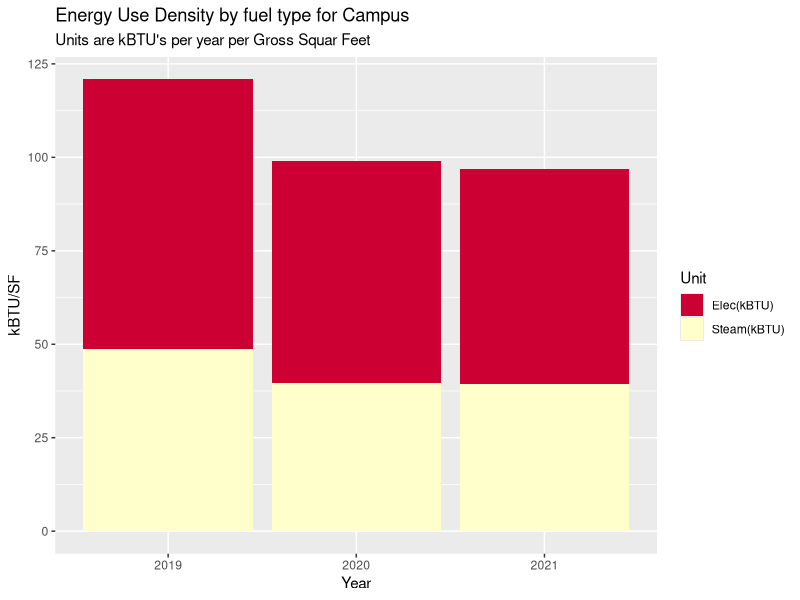
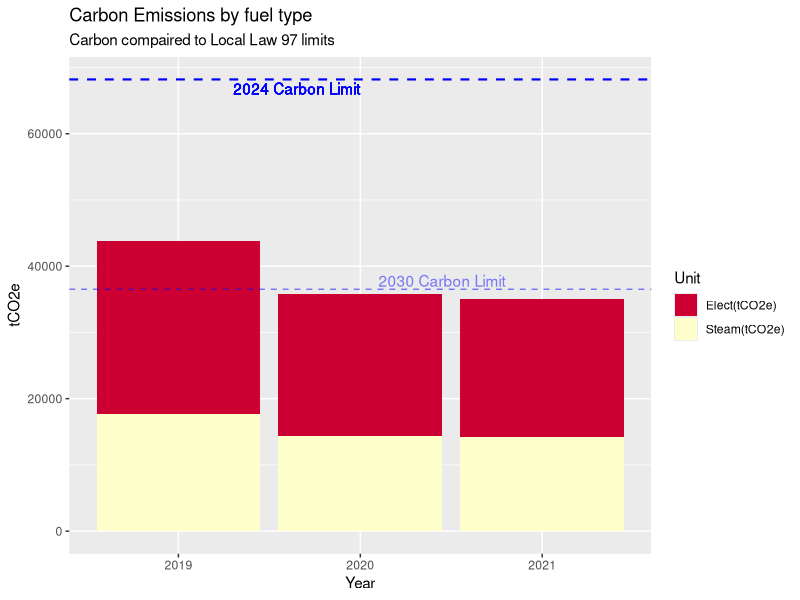
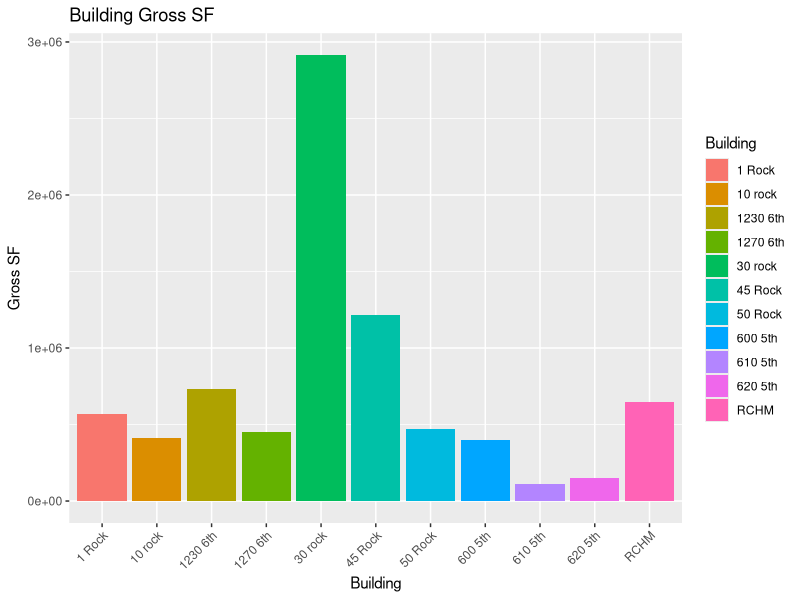
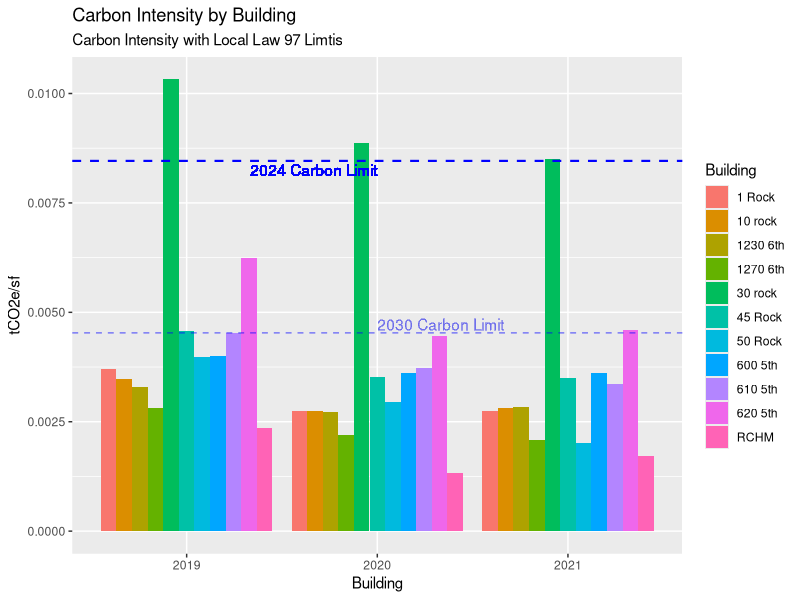

The R source for these figures, in order: (Note: this script raises an error after producing the figures.)
## ---- chunk 1

# Load packages 
my_packages <- c("tidyverse", "vroom" , "janitor" , "glue" , "tsibble" , "tidytext","lubridate", "fable", "tsibbledata", "ggplot2", "forecast", "tseries", "rio", "zoo", "readxl", "tsibbledata", "knitr", "formattable", "scales", "kable", "kableExtra")   

invisible( lapply(my_packages, require, character.only = TRUE))

#Set up environment 
place <- "Home"  #Where are we working today. 
# place <- "work"

if (place == "Home"){setwd("C:/Users/paulr/Documents/R/RockCenterEnergyAnalysis")} else {setwd("C:/Users/prode/Documents/R/RockCenterEnergyAnalysis")}

if (!file.exists("data")) { dir.create("data")}

rm(place, my_packages ) #Clean up

options(dplyr.summarise.inform = FALSE)  # Suppress textin Knit printout. 



# Read in data

'ElecCF' <- 0.000288962  #2021 Carbon Values
'SteamCF' <- 0.00004493 #2021 Carbon Values
'IntensityLimit24' <- 0.00846 #2024 Limit
'IntensityLimit30' <- 0.00453 #2030 Limit

SteamData <- read_excel("data/Energy_Data_for_Net_Zero_Study.xlsx", sheet = "Sheet1", range = "B2:G11" , col_names = TRUE, na = "NA", col_types = NULL ) %>%  select(-5,-6)

ElectricData <- read_excel("data/Energy_Data_for_Net_Zero_Study.xlsx", sheet = "Sheet1", range = "B13:G23" , col_names = TRUE, na = "NA", col_types = NULL ) %>% select(-5,-6)



################################
# New Rules Source Excel Sheet #
RCEnergy_2 <- read_excel("data/LL97 Fines Rock Center - new rules.xlsx", sheet = "LL97 Fines", range = "A3:J14", col_names = TRUE, na = "NA", col_types = NULL)

Utilitydata_2 <- select(RCEnergy_2, "Building", "2019 kwh", "2020 kwh", "2021 kwh", "2019 mlbs", "2020 mlbs", "2021 mlbs", sqft)
colnames(Utilitydata_2) <- c("Building", "2019 kwh", "2020 kwh", "2021 kwh", "2019 mlbs", "2020 mlbs", "2021 mlbs", "Gross Floor Area")


################################

ElectricData %>% filter(Building == '1 Rock' | Building == '600 5th') %>% 
  select( -Building) %>% 
  summarise_each(funs(sum)) %>% 
  mutate(Building = "1 Rock and 600 5th") %>% 
  select(4,1,2,3) %>% rbind(ElectricData) %>% 
  filter(Building != '1 Rock' & Building != '600 5th') -> ElectricData

BuildingGSF <- read_excel("data/Energy_Data_for_Net_Zero_Study.xlsx", sheet = "Sheet1", range = "B28:C39" , col_names = TRUE, na = "NA", col_types = NULL ) %>% 
  filter(Building != '1 Rock' & Building != '600 5th')

UtilityData <- left_join(ElectricData, SteamData, by="Building") %>% left_join(BuildingGSF, by="Building")
UtilityData[is.na(UtilityData)] <- 0


# Adding NBC Electric
  All_Data <- read_excel("data/LL97 Fines Rock Center.xlsx", sheet = "NBC Energy", range = "B1:D64" , col_names = TRUE, na = "Not Available", col_types = c("guess", "guess", "numeric") ) %>% mutate(across(contains('Date'), ymd)) %>% select("Start Date", "kwh")
colnames(All_Data) <- c("Date",  "kwh")
All_Data %>% 
  group_by(year(Date)) %>% 
  summarise("Elect" = sum(kwh)) -> All_Data
colnames(All_Data) <- c("Date", "Elect")
All_Data %>% 
  filter(Date == 2019 | Date == 2020 | Date == 2021 ) -> All_Data
UtilityData[4,2] <- UtilityData[4,2] + All_Data[1,2]
UtilityData[4,3] <- UtilityData[4,3] + All_Data[2,2]
UtilityData[4,4] <- UtilityData[4,4] + All_Data[3,2]

################################
# Add Utility Data back in here
################################
UtilityData <- Utilitydata_2



#Campus EUI for each year 
UtilityData1 <- UtilityData 
apply(UtilityData1[2:4], 2, function(row) row * 3.4121 ) -> UtilityData1[2:4]
apply(UtilityData1[5:7], 2, function(row) row * 1194) -> UtilityData1[5:7]
UtilityData1 %>% select(`2019 kwh`, `2020 kwh`, `2021 kwh`, `2019 mlbs`, `2020 mlbs`, `2021 mlbs`, `Gross Floor Area`) %>%
summarise_each(funs(sum)) -> UtilityData1
    TotalFlArea <- UtilityData1$`Gross Floor Area`
    UtilityData1 %>% 
      select(-`Gross Floor Area`) %>% 
  gather(key = "Item", value = "Value") -> UtilityData1
  cbind(UtilityData1, str_split_fixed(UtilityData1$Item, " ", n=2)) %>% 
  select(-"Item") -> UtilityData1 
  colnames(UtilityData1)  <-  c("Value", "Year", "Unit") 
  apply(UtilityData1[3], 1, function(x) {ifelse(x == "kwh", "Elec(kBTU)", "Steam(kBTU)")}) -> UtilityData1[3]
  

  # Make an EUI plot with kBTU vales for both  electric and steam  
UtilityData2 <- UtilityData1
apply(UtilityData2[1], 1, function(row) row / TotalFlArea ) -> UtilityData2[1]
UtilityData2 %>% 
  ggplot(aes(x = Year, y = Value, fill = Unit)) +
  geom_bar(stat = "identity", position = "stack") +
  labs( title = "Energy Use Density by fuel type for Campus",
        subtitle = "Units are kBTU's per year per Gross Squar Feet") +
  xlab("Year") +
  ylab("kBTU/SF") +
  scale_fill_manual(values = c("#CC0033", "#FFFFCC"))


 ### Delta's ###
  UtilityData2 %>%
    group_by(Year) %>% 
    summarise("AnnuValues" = sum(Value)) %>% 
    mutate("BaseYear" = max(AnnuValues)) %>% 
    mutate("Delta" = AnnuValues/BaseYear) -> CampusDelta
  CampusDelta[4] <- sapply(CampusDelta[4], function(x) percent(x, accuracy=1))
## ---- chunk 2

#Make a Carbon table in the dataframe UtilityData1
UtilityData3 <- UtilityData1
  apply(UtilityData3[3], 1, function(x) {ifelse(x == "Elec(kBTU)", "Elect(tCO2e)", "Steam(tCO2e)")}) -> UtilityData3[3]
  
  
  UtilityData3 %>% 
  mutate(Carbon = ifelse(Unit == "Elec(kBTU)", Value * ElecCF / 3.4121, Value * SteamCF)) %>% ggplot(aes(x = Year, y = Carbon, fill = Unit)) +
  geom_bar(stat = "identity", position = "stack") +
  labs( title = "Carbon Emissions by fuel type",
        subtitle = "Carbon compaired to Local Law 97 limits") +
  labs(x = "Year", y = "tCO2e") +
  #guides(fill = FALSE) +
  geom_hline(aes(yintercept = TotalFlArea * IntensityLimit24), color = "blue", linetype = "dashed", size = 0.75) +
  geom_text(aes(x = 2, y = TotalFlArea * IntensityLimit24, label = "2024 Carbon Limit"), hjust = 1, vjust = 1.25 , color = "blue") +
  geom_hline(aes(yintercept = TotalFlArea * IntensityLimit30), linetype = "dashed", color = "blue", size = 0.5, alpha = 0.5) +
  geom_text(aes(x = 2.1, y = TotalFlArea * IntensityLimit30, label = "2030 Carbon Limit", alpha = 0.1), hjust = 0, vjust = -.2 , color = "blue", alpha = 0.1) +
  scale_fill_manual(values = c("#CC0033", "#FFFFCC"))
  
## ---- chunk 3

#Plot Carbon Intensities versus LL97 Limits 
UtilityData1 <- UtilityData 
#apply(UtilityData1[2:4], 2, function(row) row * 3.4121 ) -> UtilityData1[2:4]
apply(UtilityData1[5:7], 2, function(row) row * 1194) -> UtilityData1[5:7]
UtilityData1[2:7]/UtilityData1$`Gross Floor Area` -> UtilityData1[2:7]
colnames(UtilityData1) <- c("Building", "2019 kwh", "2020 kwh", "2021 kwh", "2019 kBTUs", "2020 kBTUs", "2021 kBTUs", "Gross Floor Area")

UtilityData1 %>% select("Building", "2019 kwh", "2020 kwh", "2021 kwh", "2019 kBTUs", "2020 kBTUs", "2021 kBTUs") -> UtilityData1

UtilityData1 %>% 
  gather(key = "Item", value = "Value", -"Building") -> UtilityData1
  cbind(UtilityData1, str_split_fixed(UtilityData1$Item, " ", n=2)) %>% 
  select(-"Item") -> UtilityData1 
  colnames(UtilityData1)  <-  c("Building", "Value", "Year", "Unit") 
  UtilityData1 %>% 
    mutate("Carbon/SF" = ifelse(Unit == "kwh", Value * ElecCF, Value * SteamCF)) %>% 
    select(Building, Year, Unit, `Carbon/SF`) %>% 
    mutate("Carbon" = "tCO2e") -> UtilityData1
  
  UtilityData %>%   
ggplot(aes(x = Building, y = `Gross Floor Area`, fill = Building)) +
  geom_bar(stat = "identity", position = "dodge") +
  labs( title = "Building Gross SF") +
  labs(x = "Building", y = "Gross SF") +
  theme(axis.text.x = element_text (angle = 45, vjust = 1, hjust=1)) 


UtilityData1 %>%   
ggplot(aes(x = Year, y = `Carbon/SF`, fill = Building, group = Building)) +
  geom_bar(stat = "identity", position = "dodge") +
  labs( title = "Carbon Intensity by Building",
        subtitle = "Carbon Intensity with Local Law 97 Limtis") +
  labs(x = "Building", y = "tCO2e/sf") +
  geom_hline(aes(yintercept = IntensityLimit24), color = "blue", linetype = "dashed", size = 0.75) +
  geom_text(aes(x = 2, y = IntensityLimit24, label = "2024 Carbon Limit"), hjust = 1, vjust = 1.25 , color = "blue") +
  geom_hline(aes(yintercept = IntensityLimit30), linetype = "dashed", color = "blue", size = 0.5, alpha = 0.5) +
  geom_text(aes(x = 2, y = IntensityLimit30, label = "2030 Carbon Limit"), hjust = 0, vjust = -.2 , color = "blue", alpha = 0.01) 
  

CarbonLimits <- data.frame(Year = 2019:2021, IntensityLimit24 = 0.00846, IntensityLimit30 = 0.00453)
CarbonLimits$Year <- as.character(CarbonLimits$Year)
## ---- chunk 4


###### Making table for penalties ######
UtilityData1 %>% 
  left_join(BuildingGSF) %>% 
  left_join(CarbonLimits) %>% 
  mutate('tCO2e' = IntensityLimit24 - `Carbon/SF`) -> UtilityDataT

UtilityDataT %>% 
  mutate("Penality" = ifelse(tCO2e > 0, 0, (268 * tCO2e * UtilityDataT$`Gross Floor Area`))) -> UtilityDataT

UtilityDataT %>% 
  filter(Year == 2019) %>% 
  select(-Year, -Unit, -Carbon, -IntensityLimit30, -IntensityLimit24) %>% 
  group_by(Building) %>% 
  summarise( "CarbonPSF" = sum(`Carbon/SF`), "tCO2e" = sum(`tCO2e`), "Penalty" = sum(Penality))  -> UtilityDataT2

kable(UtilityDataT2, format = "html", col.names = c("Building", "Carbon/GSF", "Total Carbon", "Net Penanity"), align = "lllc", caption = "<center><strong><strong>Penality Tabulation</strong></strong></center>", digits = getOption("digits"), booktabs = T ) %>% 
kable_styling(bootstrap_options = "striped",full_width = F) 



## ---- chunk 5

#1 Electric kWh
ElectricData %>% select(Building, `2019 kwh`, `2020 kwh`, `2021 kwh`) %>% 
  gather(key = "Item", value = "Value", -Building) %>%
  ggplot(aes(x = Building, y = Value, fill = Item, group = Item)) +
  labs( title = "Annual Electric by Building",
        subtitle = "2019 and Covid years", x = "Building", y = "kWh") +
  theme(axis.text.x = element_text (angle = 45, vjust = 1, hjust=1)) +
  geom_bar(stat = "identity", position = "dodge")
## ---- chunk 6
#2 Electric kWh per GSF 
UtilityData1 <- UtilityData
apply(UtilityData1[2:7], 2, function(row) row / UtilityData1$`Gross Floor Area`) -> UtilityData1[2:7]
UtilityData1 %>% select(Building, `2019 kwh`, `2020 kwh`, `2021 kwh`) %>% 
  gather(key = "Item", value = "Value", -Building) %>% 
  ggplot(aes(x = Building, y = Value, fill = Item, group = Item)) +
  labs( title = "Annual Electric per Gross Squar Foot by Building",
        subtitle = "2019 and Covid years", x = "Building", y = "kWh/GSF") +
  theme(axis.text.x = element_text (angle = 45, vjust = 1, hjust=1)) +
  geom_bar(stat = "identity", position = "dodge")
## ---- chunk 7

#3 percent kWh reductions relative to 2019 
UtilityData1 <- UtilityData
apply(UtilityData1[2:7], 2, function(row) row / UtilityData1$`Gross Floor Area`) -> UtilityData1[2:7]
apply(UtilityData1[2:4], 2, function(row) row / UtilityData1$`2019 kwh`) -> UtilityData1[2:4]
UtilityData1 %>% select(Building, `2019 kwh`, `2020 kwh`, `2021 kwh`) %>% 
  gather(key = "Item", value = "Value", -Building) %>% 
  ggplot(aes(x = Building, y = Value, fill = Item, group = Item)) + 
  labs( title = "Percent of 2019 Electrical Consumption by Building",
        subtitle = "2019 Electric versys Covid years", x = "Building", y = "kWh/GSF % of 2019") +
  theme(axis.text.x = element_text (angle = 45, vjust = 1, hjust=1)) +
  geom_bar(stat = "identity", position = "dodge")
## ---- chunk 8
# 4 Steam mlb 
SteamData %>% select(Building, `2019 mlbs`, `2020 mlbs`, `2021 mlbs`) %>% 
  gather(key = "Item", value = "Value", -Building) %>%
  ggplot(aes(x = Building, y = Value, fill = Item, group = Item)) +
  labs( title = "Steam Comsumption ",
        subtitle = "Steam comsumption in mLB per year and building", x = "Building", y = "Mlb") +
  theme(axis.text.x = element_text (angle = 45, vjust = 1, hjust=1)) +
  geom_bar(stat = "identity", position = "dodge")

## ---- chunk 9

#5 steam mlb per gsf 
UtilityData1 <- UtilityData
apply(UtilityData1[2:7], 2, function(row) row / UtilityData1$`Gross Floor Area`) -> UtilityData1[2:7]
UtilityData1 %>% select(Building, `2019 mlbs`, `2020 mlbs`, `2021 mlbs`) %>% 
  gather(key = "Item", value = "Value", -Building) %>% 
  ggplot(aes(x = Building, y = Value, fill = Item, group = Item)) +
  labs( title = "Steam Comsumption per GSF ",
        subtitle = "Steam comsumption in mLB per GSF year and building", x = "Building", y = "Mlb/GSF") +
  theme(axis.text.x = element_text (angle = 45, vjust = 1, hjust=1)) +
  geom_bar(stat = "identity", position = "dodge")
  
## ---- chunk 10

#6 percent down from 2019
UtilityData1 <- UtilityData
apply(UtilityData1[2:7], 2, function(row) row / UtilityData1$`Gross Floor Area`) -> UtilityData1[2:7]
apply(UtilityData1[5:7], 2, function(row) row / UtilityData1$`2019 mlbs`) -> UtilityData1[5:7]
UtilityData1 %>% select(Building, `2019 mlbs`, `2020 mlbs`, `2021 mlbs`) %>% 
  gather(key = "Item", value = "Value", -Building) %>% 
  ggplot(aes(x = Building, y = Value, fill = Item, group = Item)) +
  labs( title = "Percent of 2019 Steam Consumption by Building ",
        subtitle = "2019 Steam versys Covid years", x = "Building", y = "Mlb/GSF % of 2019") +
  theme(axis.text.x = element_text (angle = 45, vjust = 1, hjust=1)) +
  geom_bar(stat = "identity", position = "dodge")

## ---- chunk 11


EPA_data <- read_excel("data/EPA_Annual_Energy_Use_By_Meter.xlsx", range = "A6:BB155" , col_names = FALSE, na = "NA", col_types = NULL )

EPA_data <- read_excel("data/EPA_Annual_Energy_Use_By_Meter.xlsx", skip = 4)




Turnstile_data <- read.csv("data/RC_Occunpancy_Data_Details_data.csv") %>% 
  select(Property, Date, Total.Entrants)

Turnstile_data$Date <- mdy(Turnstile_data$Date)

Turnstile_data %>%   
group_by(Property, "Year" = year(Date)) %>%  #"Month" = month(Date)) %>% 
  summarise(Population = sum(Total.Entrants)) -> Turnstile_data1
Turnstile_data1$Year <- as.factor(Turnstile_data1$Year)

Turnstile_data1 %>% 
  ggplot(aes(x = Property, y = Population, group = Year, fill = Year)) +
   labs( title = "Turnstyle Counts by Month",
        subtitle = "Morning Counts", x = "Building", y = "Entrants") +
  theme(axis.text.x = element_text (angle = 45, vjust = 1, hjust=1)) +
  geom_bar(stat = "identity", position = "dodge")
  




Turnstile_data %>%   
group_by("Year" = year(Date)) %>%   
  summarise(Population = sum(Total.Entrants)) -> Turnstile_data2
Turnstile_data2$Year <- as.factor(Turnstile_data2$Year)


  
